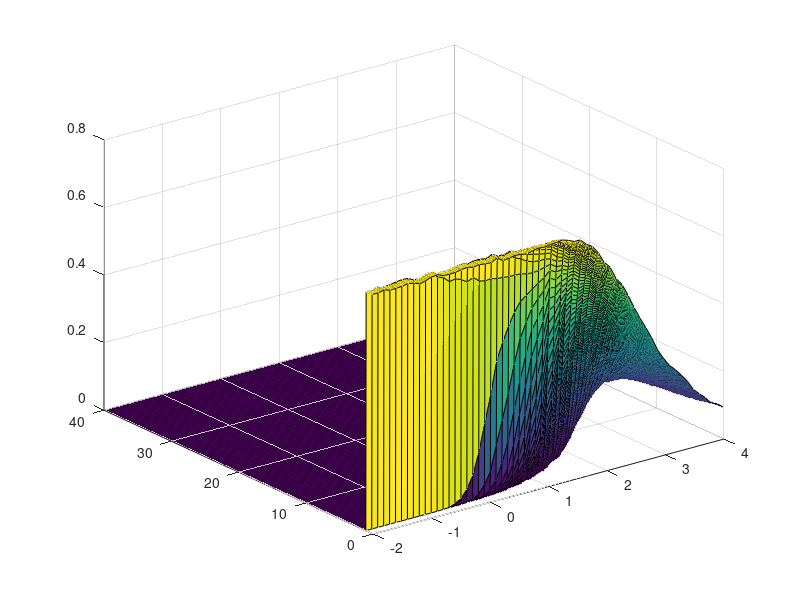

MATLAB code for this plot: (Note: this script raises an error after producing the figure.)
clc;clear;close all hidden;
load('large_maximum_data_results_n20_3.mat');
addpath(genpath('../../GL_classes/'));
gammas = logspace(-2,4,60);
thresholds = 0:.0025:2;
%%
figure;
[X_axis,Y_axis] = meshgrid(log10(gammas),thresholds(4:end)*signal_params.N);
s = surf(X_axis,Y_axis,F_ER_20(:,4:end,10)');
s.EdgeColor = "none";
xlabel("log$$_{10}(\gamma)$$",'Interpreter','latex','FontSize',14)
ylabel("$$\tilde{\delta}$$",'Interpreter','latex','FontSize',14)
zlabel("F-score",'Interpreter','latex','FontSize',14)
view(2)
%%
figure;hold on;
%%
max_gammas = zeros(size(S_ER_20));
for i = 1:length(S_ER_20)
    [~, ind] = max(F_ER_20(:,4:end,i),[],"all");
    [row, col] = ind2sub(size(F_ER_20(:,:,i)),ind);
    max_gammas(i) = log10(gammas(row));
end
plot(S_ER_20,(max_gammas))
%%
max_gammas2 = zeros(size(S_RND_20));
for i = 1:length(S_RND_20)
    [~, ind] = max(F_RND_20(:,4:end,i),[],"all");
    [row, col] = ind2sub(size(F_RND_20(:,:,i)),ind);
    max_gammas2(i) = log10(gammas(row));
end
plot(S_RND_20,(max_gammas2))
%%
S = [S_ER_20;S_RND_20];
g = [max_gammas;max_gammas2];
%%
a = -67.8256;
b = 0.0413;
c = 69.3318;
plot(S_RND_20,c+a*exp(b.*S_RND_20.^2))
